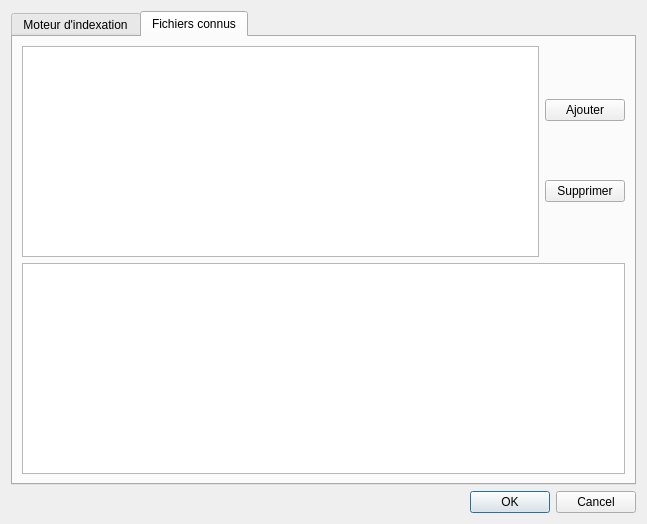
<?xml version="1.0" encoding="UTF-8"?>
<ui version="4.0">
 <class>Configuration</class>
 <widget class="QDialog" name="Configuration">
  <property name="geometry">
   <rect>
    <x>0</x>
    <y>0</y>
    <width>647</width>
    <height>524</height>
   </rect>
  </property>
  <property name="windowTitle">
   <string>Dialog</string>
  </property>
  <layout class="QVBoxLayout" name="verticalLayout">
   <item>
    <widget class="QTabWidget" name="tab_settings">
     <property name="currentIndex">
      <number>1</number>
     </property>
     <widget class="QWidget" name="tab_strigi">
      <attribute name="title">
       <string>Moteur d'indexation</string>
      </attribute>
      <layout class="QHBoxLayout" name="horizontalLayout_2">
       <item>
        <widget class="QGroupBox" name="group_strigi">
         <property name="title">
          <string>Strigi</string>
         </property>
         <widget class="QWidget" name="formLayoutWidget">
          <property name="geometry">
           <rect>
            <x>50</x>
            <y>90</y>
            <width>521</width>
            <height>80</height>
           </rect>
          </property>
          <layout class="QFormLayout" name="formLayout">
           <property name="fieldGrowthPolicy">
            <enum>QFormLayout::AllNonFixedFieldsGrow</enum>
           </property>
           <item row="0" column="0">
            <widget class="QLabel" name="label_strigi_path">
             <property name="text">
              <string>Strigi-deamon path</string>
             </property>
            </widget>
           </item>
           <item row="0" column="1">
            <layout class="QHBoxLayout" name="horizontalLayout">
             <item>
              <widget class="QLineEdit" name="line_strig_daemon_path"/>
             </item>
             <item>
              <widget class="QToolButton" name="tool_string_daemon_path">
               <property name="text">
                <string>...</string>
               </property>
              </widget>
             </item>
            </layout>
           </item>
          </layout>
         </widget>
        </widget>
       </item>
      </layout>
     </widget>
     <widget class="QWidget" name="tab_known_fils_dbs">
      <attribute name="title">
       <string>Fichiers connus</string>
      </attribute>
      <layout class="QVBoxLayout" name="verticalLayout_4">
       <item>
        <layout class="QHBoxLayout" name="horizontalLayout_4">
         <item>
          <widget class="QListWidget" name="list_dbs"/>
         </item>
         <item>
          <layout class="QVBoxLayout" name="verticalLayout_3">
           <item>
            <widget class="QPushButton" name="push_add_kf_db">
             <property name="text">
              <string>Ajouter</string>
             </property>
            </widget>
           </item>
           <item>
            <widget class="QPushButton" name="push_rm_kf_db">
             <property name="text">
              <string>Supprimer</string>
             </property>
            </widget>
           </item>
          </layout>
         </item>
        </layout>
       </item>
       <item>
        <widget class="QTableView" name="tab_db_info"/>
       </item>
      </layout>
     </widget>
    </widget>
   </item>
   <item>
    <widget class="QDialogButtonBox" name="buttonBox">
     <property name="orientation">
      <enum>Qt::Horizontal</enum>
     </property>
     <property name="standardButtons">
      <set>QDialogButtonBox::Cancel|QDialogButtonBox::Ok</set>
     </property>
    </widget>
   </item>
  </layout>
 </widget>
 <resources/>
 <connections>
  <connection>
   <sender>buttonBox</sender>
   <signal>accepted()</signal>
   <receiver>Configuration</receiver>
   <slot>accept()</slot>
   <hints>
    <hint type="sourcelabel">
     <x>248</x>
     <y>254</y>
    </hint>
    <hint type="destinationlabel">
     <x>157</x>
     <y>274</y>
    </hint>
   </hints>
  </connection>
  <connection>
   <sender>buttonBox</sender>
   <signal>rejected()</signal>
   <receiver>Configuration</receiver>
   <slot>reject()</slot>
   <hints>
    <hint type="sourcelabel">
     <x>316</x>
     <y>260</y>
    </hint>
    <hint type="destinationlabel">
     <x>286</x>
     <y>274</y>
    </hint>
   </hints>
  </connection>
 </connections>
</ui>
